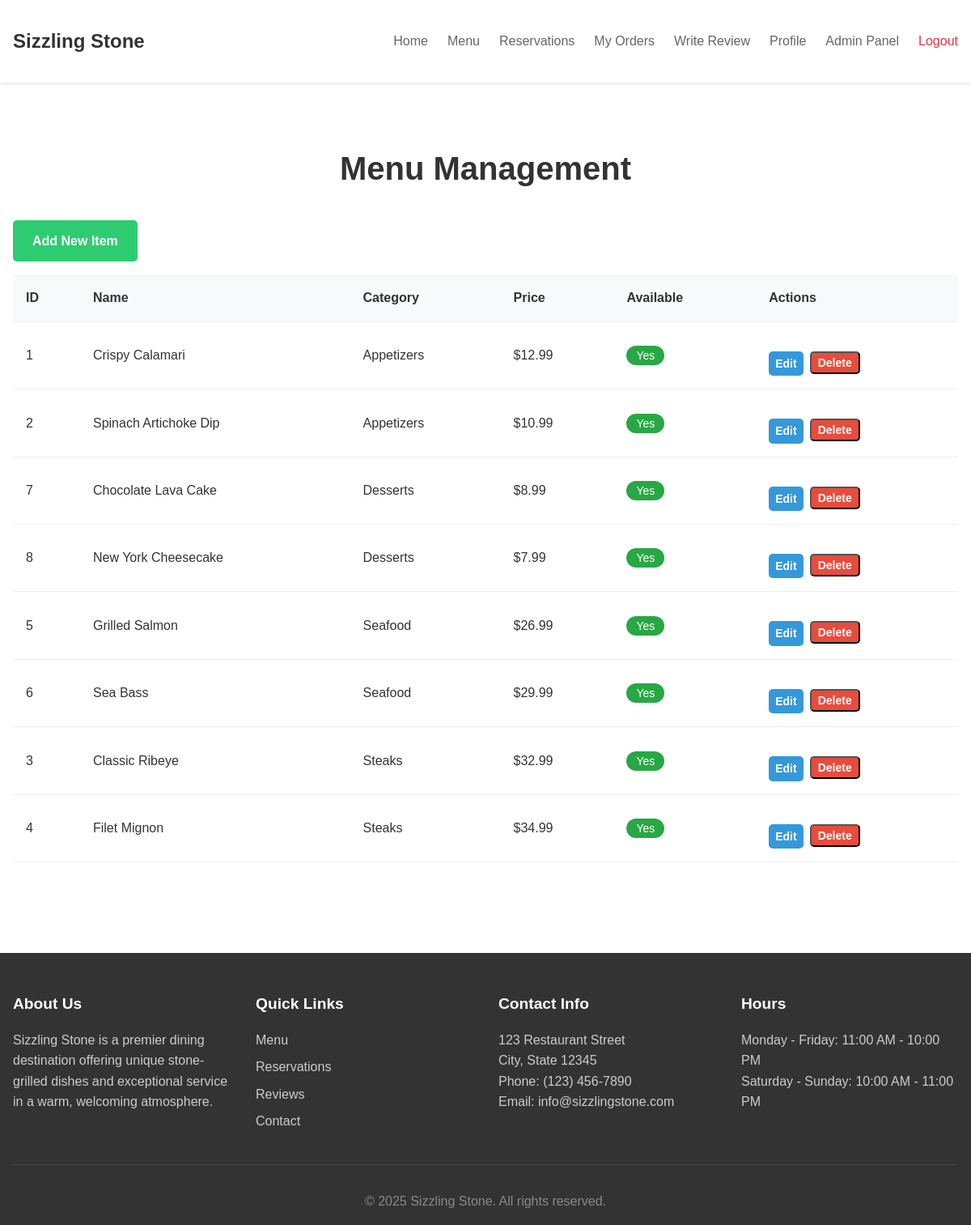
The app's page /admin/menu.php (signed in) with its own data.
### tables this page shows
CREATE TABLE IF NOT EXISTS menu_items (
    item_id INT PRIMARY KEY AUTO_INCREMENT,
    name VARCHAR(100),
    description TEXT,
    price DECIMAL(10,2),
    category VARCHAR(50),
    available BOOLEAN DEFAULT TRUE,
    image_path VARCHAR(255),
    is_featured BOOLEAN DEFAULT FALSE
);

### app/controllers/MenuController.php (called while the page is built, shortened)
<?php
require_once __DIR__ . '/../models/MenuItem.php';
class MenuController {
    private $menuItem;
    public function __construct() {
        $database = new Database();
        $db = $database->getConnection();
        $this->menuItem = new MenuItem($db);
    }
    public function getAllItems() {
        return $this->menuItem->getAll();
    }
}

### app/models/MenuItem.php (called while the page is built, shortened)
<?php
class MenuItem {
    private $conn;
    private $table_name = "menu_items";
    public function __construct($db) {
        $this->conn = $db;
    }
    public function getAll() {
        $query = "SELECT * FROM " . $this->table_name . " ORDER BY category, name";
        $stmt = $this->conn->prepare($query);
        $stmt->execute();
        return $stmt;
    }
}

### public/admin/menu.php (the view, shortened to what this page needs)
<?php
require_once __DIR__ . '/../../app/controllers/MenuController.php';
$menuController = new MenuController();
$menuItems = $menuController->getAllItems();
$pageTitle = 'Menu Management';
?>
<!DOCTYPE html>
<html lang="en">
<head>
    <link rel="stylesheet" href="<?php echo BASE_URL; ?>css/style.css">
    <link rel="stylesheet" href="<?php echo BASE_URL; ?>css/admin.css">
</head>
<body>
    <?php include __DIR__ . '/../../app/views/includes/header.php'; ?>
    <main class="admin-dashboard">
        <div class="container">
            <h1 class="page-title"><?php echo $pageTitle; ?></h1>
            <div class="admin-actions">
                <a href="menu-create.php" class="btn btn-success">Add New Item</a>
            </div>
            <div class="admin-content">
                <table class="admin-table">
                    <thead>
                        <tr>
                            <th>ID</th>
                            <th>Name</th>
                            <th>Category</th>
                            <th>Price</th>
                            <th>Available</th>
                            <th>Actions</th>
                        </tr>
                    </thead>
                    <tbody>
                        <?php while ($item = $menuItems->fetch(PDO::FETCH_ASSOC)): ?>
                            <tr>
                                <td><?php echo htmlspecialchars($item['item_id']); ?></td>
                                <td><?php echo htmlspecialchars($item['name']); ?></td>
                                <td><?php echo htmlspecialchars($item['category']); ?></td>
                                <td>$<?php echo number_format($item['price'], 2); ?></td>
                                <td>
                                    <span class="badge <?php echo $item['available'] ? 'badge-success' : 'badge-danger'; ?>">
                                        <?php echo $item['available'] ? 'Yes' : 'No'; ?>
                                    </span>
                                </td>
                                <td>
                                    <div class="btn-group">
                                        <a href="menu-edit.php?id=<?php echo $item['item_id']; ?>"
                                           class="btn btn-sm btn-primary">Edit</a>
                                        <form method="POST" style="display: inline;"
                                              onsubmit="return confirm('Are you sure you want to delete this item?');">
                                            <button type="submit" name="delete_item"
                                                    class="btn btn-sm btn-danger">Delete</button>
                                        </form>
                                    </div>
                                </td>
                            </tr>
                        <?php endwhile; ?>
                    </tbody>
                </table>
            </div>
        </div>
    </main>
    <?php include __DIR__ . '/../../app/views/includes/footer.php'; ?>
</body>
</html>

### public/css/style.css (style rules this page uses)
* { margin: 0; padding: 0; box-sizing: border-box; }
body { font-family: 'Arial', sans-serif; line-height: 1.6; color: #333; }
.container { max-width: 1200px; margin: 0 auto; padding: 0 20px; }
.btn { display: inline-block; padding: 0.8rem 1.5rem; border-radius: 5px; text-decoration: none; font-weight: bold; transition: all 0.3s; }
.btn-primary { background-color: #007bff; color: #fff; }

### public/css/admin.css (style rules this page uses)
.page-title { margin-bottom: 30px; color: #2c3e50; }
.btn-group { margin-top: 20px; }
.btn-primary { background-color: #3498db; color: white; }
.btn-success { background-color: #2ecc71; color: white; }
.btn-danger { background-color: #e74c3c; color: white; }
.admin-dashboard { padding: 6rem 0 4rem; }
.page-title { text-align: center; margin-bottom: 2rem; font-size: 2.5rem; color: #333; }
.admin-table { width: 100%; border-collapse: collapse; margin-top: 1rem; }
.admin-table th, .admin-table td { padding: 1rem; text-align: left; border-bottom: 1px solid #eee; }
.admin-table th { background: #f8f9fa; font-weight: 600; }
.badge { padding: 0.25rem 0.75rem; border-radius: 15px; font-size: 0.875rem; font-weight: 500; }
.badge-success { background: #28a745; color: #fff; }
.btn-group { display: flex; gap: 0.5rem; }
.btn-sm { padding: 0.25rem 0.5rem; font-size: 0.875rem; }

### app/views/includes/header.php (style rules this page uses)
.container { max-width: 1200px; margin: 0 auto; padding: 0 1rem; }

### records on screen
menu_items: item_id "1", name "Crispy Calamari", category "Appetizers", price "12.99", available "Yes"
menu_items: item_id "2", name "Spinach Artichoke Dip", category "Appetizers", price "10.99", available "Yes"
menu_items: item_id "7", name "Chocolate Lava Cake", category "Desserts", price "8.99", available "Yes"
menu_items: item_id "8", name "New York Cheesecake", category "Desserts", price "7.99", available "Yes"
menu_items: item_id "5", name "Grilled Salmon", category "Seafood", price "26.99", available "Yes"
menu_items: item_id "6", name "Sea Bass", category "Seafood", price "29.99", available "Yes"
menu_items: item_id "3", name "Classic Ribeye", category "Steaks", price "32.99", available "Yes"
menu_items: item_id "4", name "Filet Mignon", category "Steaks", price "34.99", available "Yes"

### other values on screen
$pageTitle "Menu Management"
